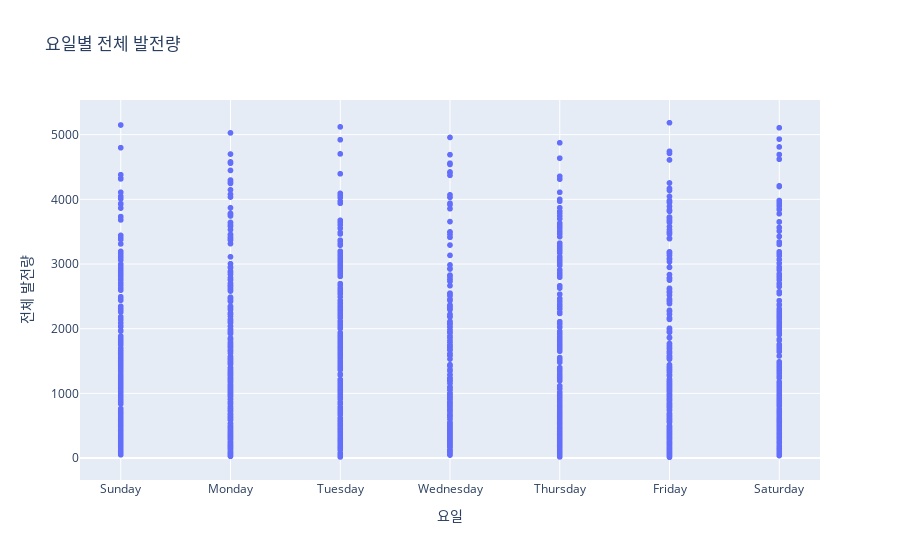
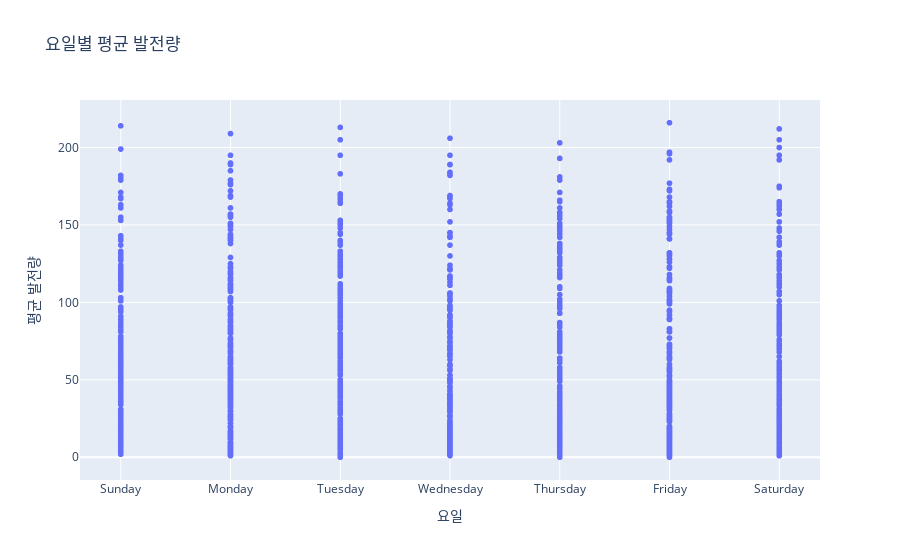

Notebook code for these charts, in order:
### Code cell
import plotly.express as px

fig = px.scatter(df, x='요일', y='전체 발전량', title='요일별 전체 발전량')
fig.show()

fig = px.scatter(df, x='요일', y='평균 발전량', title='요일별 평균 발전량')
fig.show()

### Figure 1 — Plotly figure (JSON) as saved in the notebook; plotly's stock layout.template omitted (floating-point values rounded to 4 significant figures; data arrays with more than 128 entries replaced by an {"elided": "..."} marker saying what was removed)
{"data": [{"hovertemplate": "요일=%{x}<br>전체 발전량=%{y}<extra></extra>", "legendgroup": "", "marker": {"color": "#636efa", "symbol": "circle"}, "mode": "markers", "name": "", "showlegend": false, "type": "scattergl", "x": {"elided": "1492 str values"}, "xaxis": "x", "y": {"elided": "1492 int values"}, "yaxis": "y"}], "layout": {"legend": {"tracegroupgap": 0}, "title": {"text": "요일별 전체 발전량"}, "xaxis": {"anchor": "y", "domain": [0, 1], "title": {"text": "요일"}}, "yaxis": {"anchor": "x", "domain": [0, 1], "title": {"text": "전체 발전량"}}}}

### Figure 2 — Plotly figure (JSON) as saved in the notebook; plotly's stock layout.template omitted (floating-point values rounded to 4 significant figures; data arrays with more than 128 entries replaced by an {"elided": "..."} marker saying what was removed)
{"data": [{"hovertemplate": "요일=%{x}<br>평균 발전량=%{y}<extra></extra>", "legendgroup": "", "marker": {"color": "#636efa", "symbol": "circle"}, "mode": "markers", "name": "", "showlegend": false, "type": "scattergl", "x": {"elided": "1492 str values"}, "xaxis": "x", "y": {"elided": "1492 int values"}, "yaxis": "y"}], "layout": {"legend": {"tracegroupgap": 0}, "title": {"text": "요일별 평균 발전량"}, "xaxis": {"anchor": "y", "domain": [0, 1], "title": {"text": "요일"}}, "yaxis": {"anchor": "x", "domain": [0, 1], "title": {"text": "평균 발전량"}}}}
